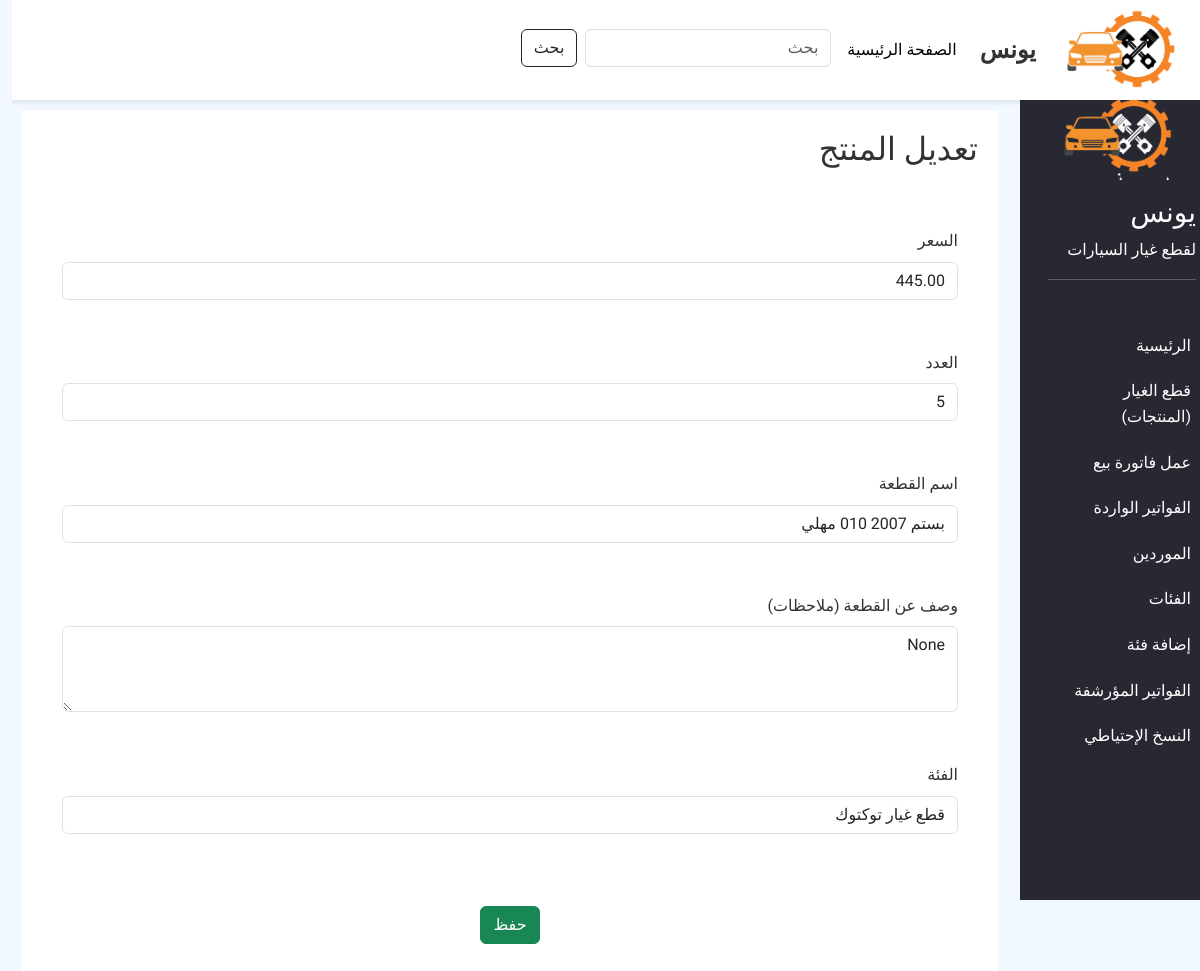
Screenshot of /edit-income-bill-item/113/ with the database file from the repository.
### CSP_app/models.py (models this page shows, shortened)
class IncomeBillItem(models.Model):
    income_bill = models.ForeignKey(IncomeBill, on_delete=models.CASCADE, related_name='items')
    spare_part = models.ForeignKey(SparePart, on_delete=models.CASCADE, related_name='income_bill_items')
    name = models.CharField(max_length=100 , blank=True, null=True)
    description = models.TextField(blank=True, null=True)
    price = models.DecimalField(max_digits=10, decimal_places=2 , default=0)
    category = models.ForeignKey(Category, on_delete=models.CASCADE, related_name='income_bill_items', null=True, blank=True)
    quantity = models.PositiveIntegerField(default=1)
    total_price = models.DecimalField(max_digits=10, decimal_places=2 , default=0)

class Category(models.Model):
    name = models.CharField(max_length=100)
    created = models.DateTimeField(auto_now_add=True)

### CSP_app/views.py (the view, shortened to what this page needs)
# urls.py: path('edit-income-bill-item/<int:pk>/', views.edit_income_bill_item, name='edit_income_bill_item'), #لسة مش مستخدمة
def edit_income_bill_item(request, pk):
    item = get_object_or_404(IncomeBillItem, id=pk)
    categories = Category.objects.all()
    return render(request, 'edit_income_bill_item.html', {'item': item, 'categories': categories })

### templates/edit_income_bill_item.html (shortened to what this page needs)
{% extends 'base.html' %}
{% block content %}
<div class="col-lg-10">
    <div class="content">
        <h2 style="padding: 20px;">
            تعديل المنتج
        </h2>
        <form method="POST">
            <div class="mb-3">
                <label for="exampleFormControlInput1" class="form-label">السعر</label>
                <input type="number" step="any" name="price" value="{{item.price}}" class="form-control" id="exampleFormControlInput1">
            </div>
            <div class="mb-3">
                <label for="exampleFormControlInput1" class="form-label">العدد</label>
                <input type="number" name="quantity" value="{{item.quantity}}" class="form-control" id="exampleFormControlInput1">
            </div>
            <div class="mb-3">
                <label for="exampleFormControlInput1" class="form-label">اسم القطعة</label>
                <input type="text" name="name" value="{{item.name}}" class="form-control" id="exampleFormControlInput1">
            </div>
            <div class="mb-3">
                <label for="exampleFormControlTextarea1" class="form-label">وصف عن القطعة (ملاحظات)</label>
                <textarea class="form-control" name="description" id="exampleFormControlTextarea1" rows="3">{{item.description}}</textarea>
            </div>
            <div class="mb-3">
                <label for="exampleFormControlInput1" class="form-label">الفئة</label>
                <select name="category" id="category" class="form-control" required>
                    {% for category in categories %}
                        <option value="{{ category.id }}" {% if item.category.id == category.id %}selected{% endif %}>{{ category.name }}</option>
                    {% endfor %}
                </select><br>
            </div>
            <div class="d-flex justify-content-center">
                <button style="margin: 20px;" type="submit" class="btn btn-success">حفظ</button>
            </div>
        </form>
    </div>
</div>
{% endblock %}

### static/css/style.css (style rules this page uses)
* { margin: 0; padding: 0; }
html, body { height: 100%; width: 100%; font-family: "Alexandria", sans-serif; font-size: 16px; line-height: 1.6; background-color: rgb(242, 248, 255); color: #333; }
.content { margin: 10px; height: 100%; background-color: rgb(255, 255, 255); }

### templates/edit_income_bill_item.html (style rules this page uses)
.mb-3 { margin: 30px; padding: 10px; }
.content { height: 135vh; }

### rows the page displays
IncomeBillItem: price "445.00", quantity "5", name "بستم 2007 010 مهلي", description "None", category "قطع غيار توكتوك"
